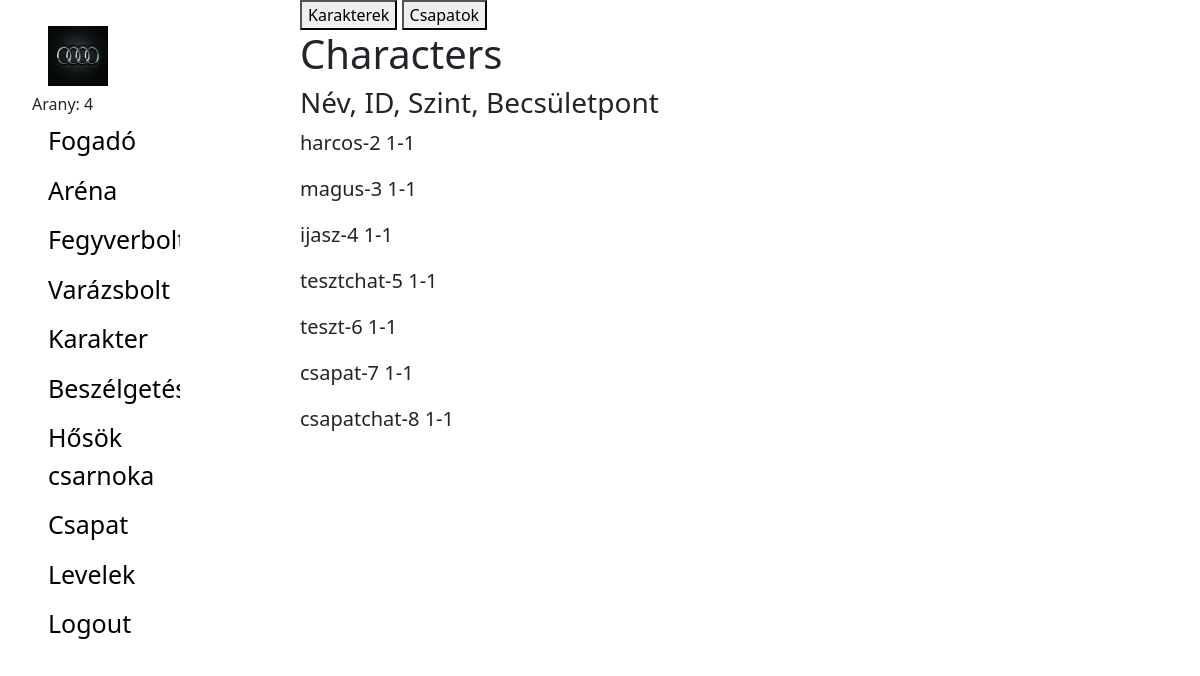
Page /kereses/ (signed in) on the earlier database version.
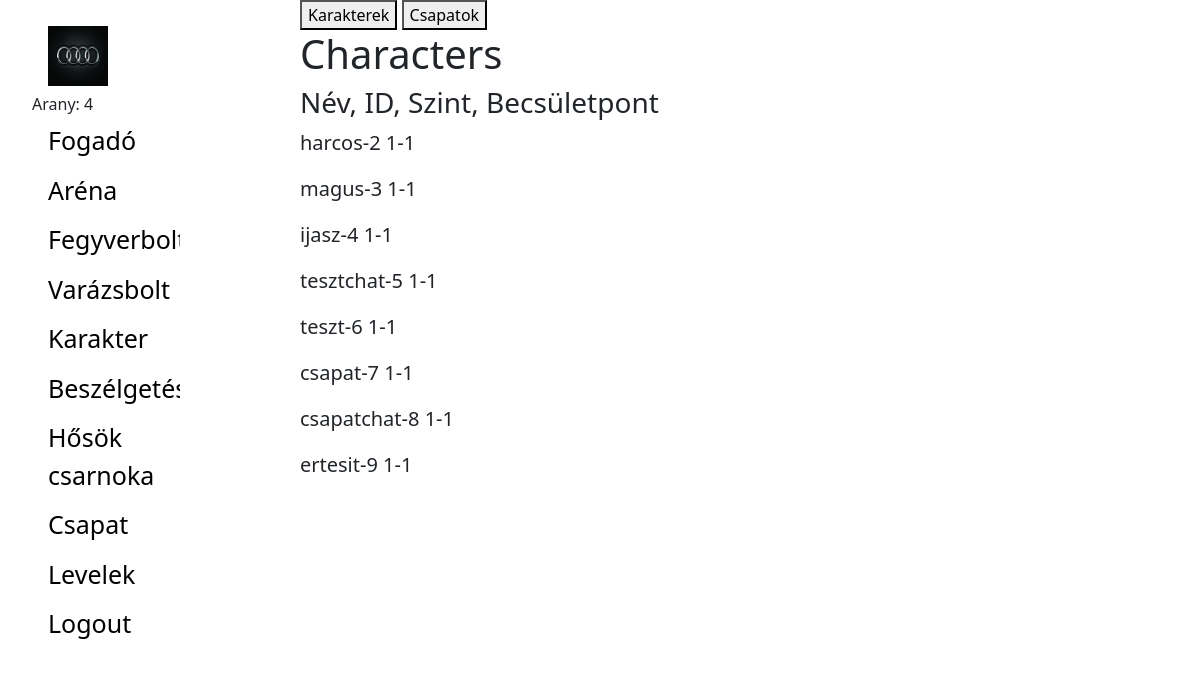
Same page on the later database version.
### account/models.py (models this page shows, shortened)
class Character(models.Model):
	account = models.OneToOneField(Account, on_delete=models.CASCADE, primary_key=True)
	ROLES = (
		('warrior', 'warrior'),
		('mage', 'mage'),
		('scout', 'scout'),
	)
	character_type	= models.CharField(verbose_name = 'character type', max_length = 20, choices=ROLES, default='')
	level			= models.DecimalField(verbose_name='level', max_digits=19, decimal_places=0, default = 1) #szint
	strength		= models.DecimalField(verbose_name='strength', max_digits=19, decimal_places=0, default = 8) #erő
	skill 			= models.DecimalField(verbose_name='skill', max_digits=19, decimal_places=0, default = 6) #ügyesség
	intelligence	= models.DecimalField(verbose_name='intelligence', max_digits=19, decimal_places=0, default = 7) #értelem
	health_point	= models.DecimalField(verbose_name='health point', max_digits=19, decimal_places=0, default = 10) #életerő
	fortune 		= models.DecimalField(verbose_name='fortune', max_digits=19, decimal_places=0, default = 8) #szerencse
	shield 			= models.DecimalField(verbose_name='shield', max_digits=19, decimal_places=0, default = 0) #páncél
	rank			= models.DecimalField(verbose_name='rank', max_digits=19, decimal_places=0, blank = True, null = True) #helyezes
	honor			= models.DecimalField(verbose_name='honor', max_digits=19, decimal_places=0, default = 1) #becsuletpont
	gold 			= models.DecimalField(verbose_name='gold', max_digits=20, decimal_places=0, default=100)
	def __str__ (self):
		return self.account.username

class Account(AbstractBaseUser):
	username		= models.CharField(verbose_name = 'username', max_length = 20, unique = True)
	email 			= models.EmailField(verbose_name = 'email', max_length = 128, unique = True)
	date_joined		= models.DateTimeField(verbose_name = 'date joined', auto_now_add = True)
	last_login		= models.DateTimeField(verbose_name = 'last login', auto_now = True)
	is_admin		= models.BooleanField(default=False)
	is_superuser	= models.BooleanField(default=False)
	is_staff		= models.BooleanField(default=False)
	is_active		= models.BooleanField(default=True) # - lehet false pl email-es aktivalas
	profile_image	= models.ImageField(null=True, blank=True, upload_to=profile_image_path)
	objects = CustomAccountManager()
	USERNAME_FIELD 	= 'username'
	REQUIRED_FIELDS	= ['email']

### core/views.py (the view)
# urls.py: path('kereses/', users_search_view, name='search'),
@login_required(login_url='login')
def users_search_view(request):
	characters = get_all_characters_without_admins()
	try:
		characters = sorted(characters, key=lambda character: character.account.date_joined) # először date szerint orderelünk
		characters = sorted(characters, key=attrgetter('honor','level'), reverse=True) # utana a mar rendezett listat honor és level szerint
	except:
		characters = sorted(characters, key=attrgetter('honor','level', 'account.username'), reverse=True)  # minimális az esély arra, hogy 2 felhasználó ms-re pontosan
	teams = Team.objects.all()
	context = {
		'characters': characters,
		'teams': teams,
		}
	return render(request, 'core/search_users.html', context)

### core/views.py (called while the page is built)
def get_all_characters_without_admins():
	return [Character.objects.get(account=user) for user in Account.objects.exclude(is_admin=True)]

### templatetags/user_info_tags.py (called while the page is built)
@register.simple_tag
def get_user_profile_picture(current_user):
	account = Account.objects.get(id=current_user.id)
	if account.profile_image:
		img_path = account.profile_image.url
	else:
		img_path = STATIC_IMAGE_PATH_IF_DEFAULT_PIC_SET
	return img_path

@register.simple_tag
def get_user_gold_count(current_user):
	return Character.objects.get(account=Account.objects.get(id=current_user.id)).gold

### core/templates/core/search_users.html (shortened to what this page needs)
{% extends 'base.html' %}
{% block content %}
<div class="main">
	<button id="characters-button" onclick="hideAndUnhide('showCharacters')">Karakterek</button>
	<button id="teams-button" onclick="hideAndUnhide('showTeams')">Csapatok</button>
	<div id="characters-list">
		<h1>Characters</h1>
		<h3>Név, ID, Szint, Becsületpont</h3>
		{% for character in characters %}
		<p id="user-under-investigation" onclick="selectUser('{{character.account.id}}')">{{character}}-{{character.account.id}}
		{{character.level}}-{{character.honor}}</p><br>
		{% endfor %}
	</div>
</div>
{% endblock %}

### templates/base.html (shortened to what this page needs)
<!DOCTYPE html>
<html>
<head>
	<link href="https://cdn.jsdelivr.net/npm/bootstrap@5.2.0/dist/css/bootstrap.min.css" rel="stylesheet">
</head>
<body>
	<div class="wrapper">
		{% include 'sidebar.html' %}
			{% block content %}
			{% endblock %}
	</div>
</body>
</html>

### templates/sidebar.html (shortened to what this page needs)
{% load static %}
{% load user_info_tags %}
<div class="sidenav">
  <ul class="sidebar-nav">
    <li id="user-info-li"><a href="{% url 'profile' user_id=request.user.id %}"><img src="{% static 'images/blank_profile_image.png' %}" id="side_bar_profile_image"></a>
    <span id="gold-count"></span></li>
    <li><a href="{% url 'home_page' %}">Fogadó</a></li>
    <li><a href="#">Aréna</a></li>
    <li><a href="#">Fegyverbolt</a></li>
    <li><a href="#">Varázsbolt</a></li>
    <li><a href="{% url 'profile' user_id=request.user.id %}">Karakter</a></li>
    <li><a href="{% url 'public_chat' %}">Beszélgetés</a></li>
    <li><a href="{% url 'search' %}">Hősök csarnoka</a></li>
    <li><a href="{% url 'team:user_team_view' %}">Csapat</a></li>
    <li><a href="{% url 'private_chat:private_chat_room' %}">Levelek</a><div id="private-chat-notification-counter"></div></li>
    <li><a href="{% url 'logout' %}">Logout</a></li>
  </ul>
</div>

### core/templates/core/search_users.html (style rules this page uses)
#characters-list { display: block; }
#characters-list p { font-size: 20px; display: inline-block; }

Differences in the rows shown:
added Character: account_id.username "ertesit", account.id "9", level "1", honor "1"
